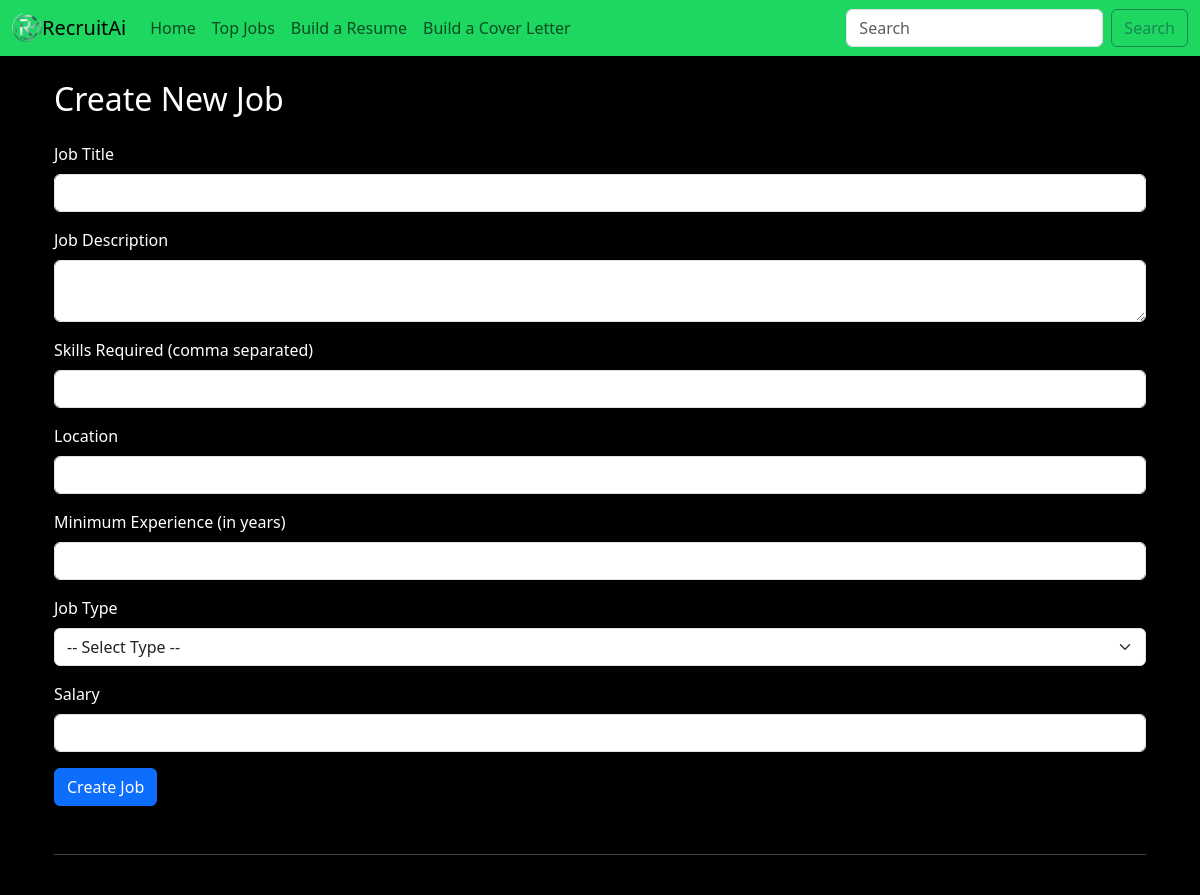
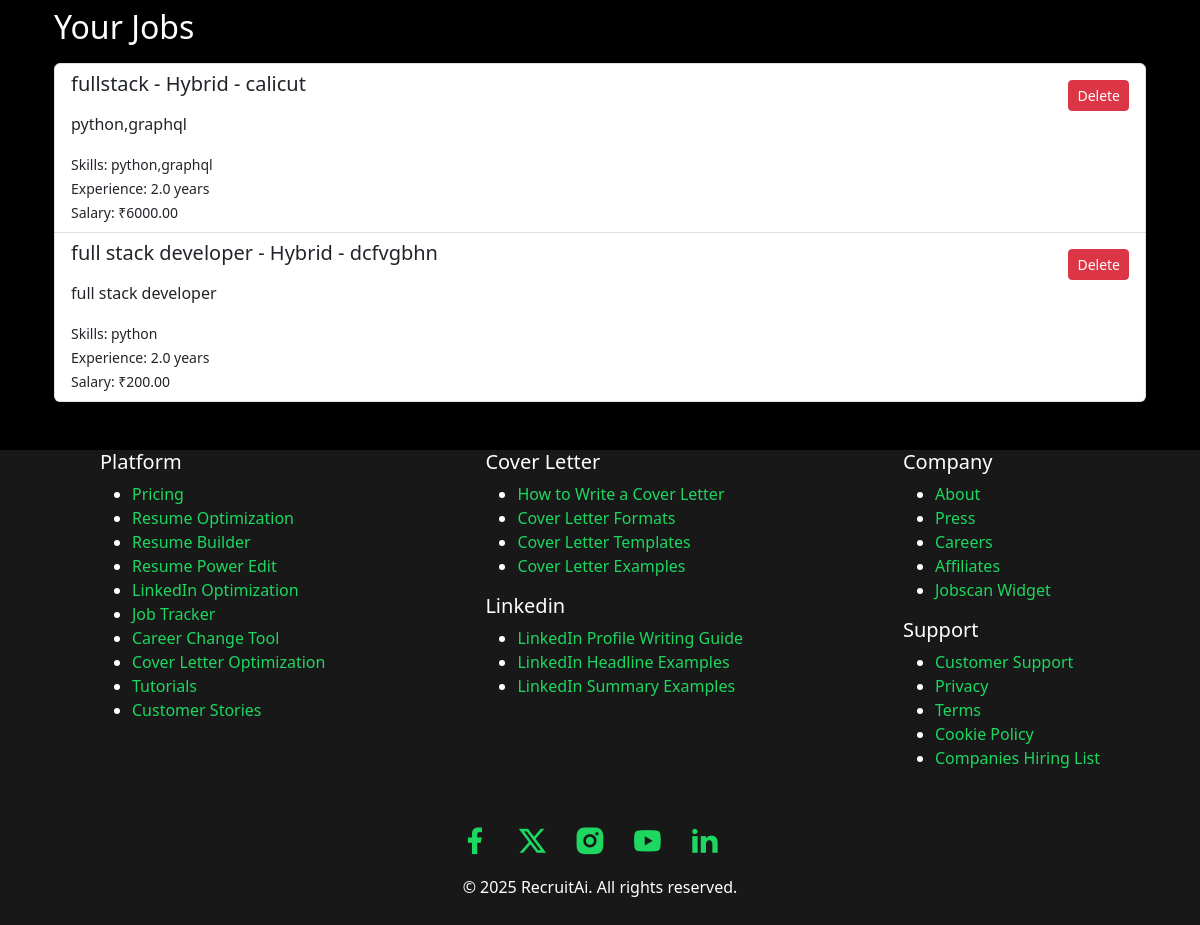
Page /jobs/manage-jobs/ on the committed database (2 pictures, top to bottom).
### jobs/models.py (models this page shows)
class Job(models.Model):
    title = models.CharField(max_length=255)
    description = models.TextField()
    skills_required = models.TextField()
    location = models.CharField(max_length=255)
    min_experience = models.FloatField()
    job_type = models.CharField(max_length=50)
    required_skills = models.TextField()
    salary = models.DecimalField(max_digits=10, decimal_places=2)
    def __str__(self):
        return self.title

### jobs/views.py (the view)
# urls.py: path('manage-jobs/', views.job_list, name='job_list'),
def job_list(request):
    jobs = Job.objects.all()
    print(f"DEBUG: Jobs fetched: {jobs}")
    return render(request, "jobs/job_management.html", {"jobs": jobs})

### jobs/templates/jobs/job_management.html (shortened to what this page needs)
{% extends 'base.html' %}
{% block content %}
<div class="container py-4">
    <h2 class="mb-4">Create New Job</h2>
    <form method="POST" action="{% url 'jobs:create_job' %}">
        <div class="mb-3">
            <label for="title" class="form-label">Job Title</label>
            <input type="text" class="form-control" id="title" name="title" required>
        </div>
        <div class="mb-3">
            <label for="description" class="form-label">Job Description</label>
            <textarea class="form-control" id="description" name="description" required></textarea>
        </div>
        <div class="mb-3">
            <label for="skills_required" class="form-label">Skills Required (comma separated)</label>
            <input type="text" class="form-control" id="skills_required" name="skills_required" required>
        </div>
        <div class="mb-3">
            <label for="location" class="form-label">Location</label>
            <input type="text" class="form-control" id="location" name="location" required>
        </div>
        <div class="mb-3">
            <label for="min_experience" class="form-label">Minimum Experience (in years)</label>
            <input type="number" step="0.1" class="form-control" id="min_experience" name="min_experience" required>
        </div>
        <div class="mb-3">
            <label for="job_type" class="form-label">Job Type</label>
            <select class="form-select" name="job_type" id="job_type" required>
                <option value="">-- Select Type --</option>
            </select>
        </div>
        <div class="mb-3">
            <label for="salary" class="form-label">Salary</label>
            <input type="number" class="form-control" id="salary" name="salary" step="0.01" required>
        </div>
        <button type="submit" class="btn btn-primary">Create Job</button>
    </form>
    <hr class="my-5">
    <h2 class="mb-3">Your Jobs</h2>
    {% if jobs %}
        <div class="list-group">
            {% for job in jobs %}
                <div class="list-group-item d-flex justify-content-between align-items-start">
                    <div>
                        <h5>{{ job.title }} - {{ job.job_type }} - {{ job.location }}</h5>
                        <p>{{ job.description|linebreaks }}</p>
                        <small>Skills: {{ job.skills_required }}</small><br>
                        <small>Experience: {{ job.min_experience }} years</small><br>
                        <small>Salary: ₹{{ job.salary }}</small>
                    </div>
                    <form method="POST" action="{% url 'jobs:delete_job' job.id %}">
                        <button class="btn btn-danger btn-sm mt-2">Delete</button>
                    </form>
                </div>
            {% endfor %}
        </div>
    {% else %}
        <p class="text-muted">No jobs posted yet.</p>
    {% endif %}
</div>
{% endblock %}

### static/css/styles.css (style rules this page uses)
body { background-color: black; margin: 0; padding: 0; }

### templates/base.html (style rules this page uses)
body { background-color: black; color: white; }

### rows in the picture
Job: title "fullstack", job_type "Hybrid", location "calicut", description "python,graphql", skills_required "python,graphql", min_experience "2.0", salary "6000.00"
Job: title "full stack developer", job_type "Hybrid", location "dcfvgbhn", description "full stack developer", skills_required "python", min_experience "2.0", salary "200.00"
